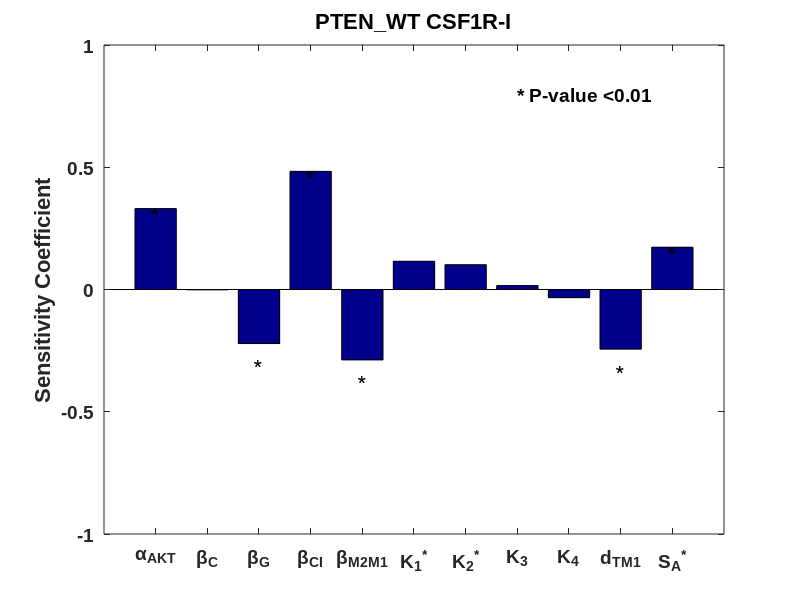

The MATLAB source for this figure: (Note: this script raises an error after producing the figure.)

clear all
close all
load('WT_1.mat');
PCC_RG=PCC_RG([1 3 18 4 5 6:9 13 15]);
Para_label={'{\alpha}_{AKT}','{\beta}_{C}','{\beta}_{G}','{\beta}_{CI}','{\beta}_{M2M1}','{K_1}^*','{K_2}^*','K_3','K_4','d_{TM1}','{S_A}^*'};
b1=[0,0,0.5451];
num_para=11;


figure,
hh1=bar(1:num_para,PCC_RG);  hold on;
for i=[1 4 11]
    text(i,PCC_RG(i)-0.07,'*','VerticalAlignment','bottom','HorizontalAlignment','center','FontSize',18);
end
for i=[3 5 10]
    text(i,PCC_RG(i)-0.1,'*','HorizontalAlignment','center','FontSize',18);
end
text(8,0.8,'* P-value <0.01','FontSize',14 ,'FontName','Arial','FontWeight','bold');
set(hh1,'facecolor', b1);
ylim([-1 1])
set(gca,'xtick',1:1:num_para)
set(gca,'xticklabel',Para_label,'FontSize',14,'FontWeight','Bold','FontName','Arial');
set(gca,'XTickLabelRotation',60);
ylabel('Sensitivity Coefficient','FontWeight','Bold','FontSize',16);
title('PTEN\_WT CSF1R-I','FontWeight','Bold','FontSize',16);
fontname("Arial")

% i=1;
% set(i,'Units','Inches');
% pos = get(i,'Position');
% set(i,'PaperPositionMode','Auto','PaperUnits','Inches','PaperSize',[pos(3), pos(4)])
% filename=['E:\aa文件\project\project2\3\',num2str(4)];
% print(i,filename,'-dpdf','-r2000','-r0')